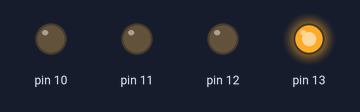
A sketch run on a simulated Arduino Uno, built with avr-gcc and run on an emulated ATmega328P. Shown: output pins drawn as LEDs (lit = HIGH).

Above: at 0.5 s.
At 1.5 s:
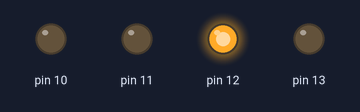
At 2.5 s:
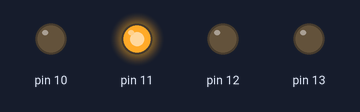
At 3.5 s:
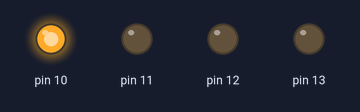
Timing chart, 0 to 5.2 s (numbered marks = the images above):
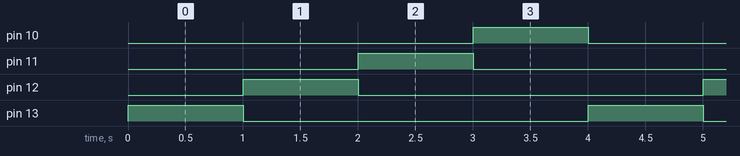

Measured:
- by itself, pin 10–13: alternates HIGH for 1.0 s and LOW for 3.0 s
- by itself, everything shown: repeats every 4.0 s, in 5 steps

The sketch:

__2-2-1.ino
```cpp
void setup() {

// initialize digital pin LED_BUILTIN as an output.

pinMode(13, OUTPUT);

pinMode(12, OUTPUT);

pinMode(11, OUTPUT);

pinMode(10, OUTPUT);

}


// the loop function runs over and over again forever

void loop() {

for(int i=13;i>=10;i-- ){
digitalWrite(i, LOW);

digitalWrite(i, HIGH);

delay(1000);

digitalWrite(i, LOW);

}

}
```
